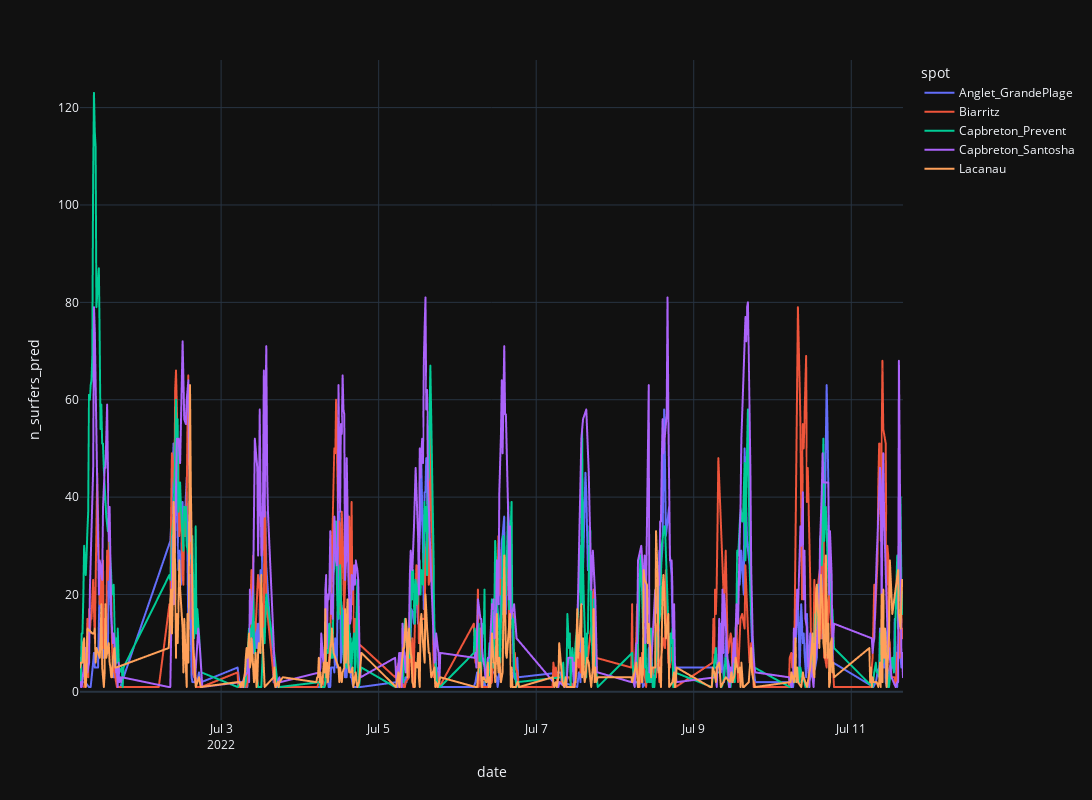

Source (notebook cell):
### Code cell
import plotly.express as px

fig = px.line(df[df.date >= '2022-07-01'], x='date', y="n_surfers_pred", color="spot",
             width=1300, height=800)
fig.show()

### Figure 1 — Plotly figure (JSON) as saved in the notebook; plotly's stock layout.template omitted (floating-point values rounded to 4 significant figures; data arrays with more than 128 entries replaced by an {"elided": "..."} marker saying what was removed)
{"data": [{"hovertemplate": "spot=Anglet_GrandePlage<br>date=%{x}<br>n_surfers_pred=%{y}<extra></extra>", "legendgroup": "Anglet_GrandePlage", "line": {"color": "#636efa", "dash": "solid"}, "marker": {"symbol": "circle"}, "mode": "lines", "name": "Anglet_GrandePlage", "showlegend": true, "x": {"elided": "311 str values"}, "xaxis": "x", "y": {"elided": "311 int values"}, "yaxis": "y", "type": "scattergl"}, {"hovertemplate": "spot=Biarritz<br>date=%{x}<br>n_surfers_pred=%{y}<extra></extra>", "legendgroup": "Biarritz", "line": {"color": "#EF553B", "dash": "solid"}, "marker": {"symbol": "circle"}, "mode": "lines", "name": "Biarritz", "showlegend": true, "x": {"elided": "375 str values"}, "xaxis": "x", "y": {"elided": "375 int values"}, "yaxis": "y", "type": "scattergl"}, {"hovertemplate": "spot=Capbreton_Prevent<br>date=%{x}<br>n_surfers_pred=%{y}<extra></extra>", "legendgroup": "Capbreton_Prevent", "line": {"color": "#00cc96", "dash": "solid"}, "marker": {"symbol": "circle"}, "mode": "lines", "name": "Capbreton_Prevent", "showlegend": true, "x": {"elided": "373 str values"}, "xaxis": "x", "y": {"elided": "373 int values"}, "yaxis": "y", "type": "scattergl"}, {"hovertemplate": "spot=Capbreton_Santosha<br>date=%{x}<br>n_surfers_pred=%{y}<extra></extra>", "legendgroup": "Capbreton_Santosha", "line": {"color": "#ab63fa", "dash": "solid"}, "marker": {"symbol": "circle"}, "mode": "lines", "name": "Capbreton_Santosha", "showlegend": true, "x": {"elided": "350 str values"}, "xaxis": "x", "y": {"elided": "350 int values"}, "yaxis": "y", "type": "scattergl"}, {"hovertemplate": "spot=Lacanau<br>date=%{x}<br>n_surfers_pred=%{y}<extra></extra>", "legendgroup": "Lacanau", "line": {"color": "#FFA15A", "dash": "solid"}, "marker": {"symbol": "circle"}, "mode": "lines", "name": "Lacanau", "showlegend": true, "x": {"elided": "364 str values"}, "xaxis": "x", "y": {"elided": "364 int values"}, "yaxis": "y", "type": "scattergl"}], "layout": {"xaxis": {"anchor": "y", "domain": [0.0, 1.0], "title": {"text": "date"}}, "yaxis": {"anchor": "x", "domain": [0.0, 1.0], "title": {"text": "n_surfers_pred"}}, "legend": {"title": {"text": "spot"}, "tracegroupgap": 0}, "margin": {"t": 60}, "height": 800, "width": 1300}}
